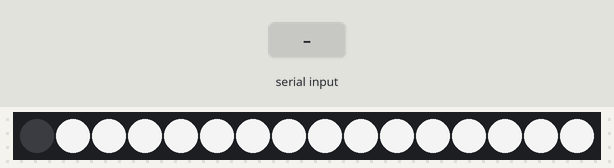
Recording of a sketch running on a simulated Arduino Uno, built with avr-gcc and run on an emulated ATmega328P. On the bench: 16 RGB LEDs in strip order, left to right. Inputs (shaded band) come from the test bench. Dim RGB values are drawn brighter than linear.

Above: at 1.2 s.
1.3 s: "RED$" received over Serial
At 1.65 s:
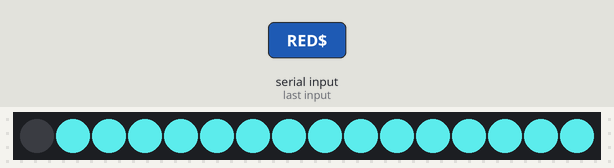
3.9 s: "GREEN$" received over Serial
At 4.06 s:
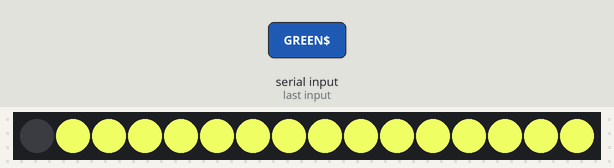
6.3 s: "RED$" received over Serial
At 6.46 s:
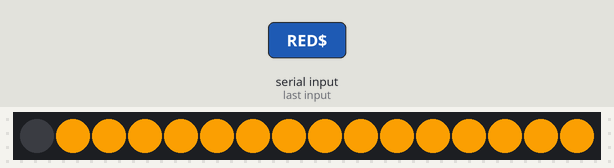
8.7 s: "BLUE$" received over Serial
At 8.87 s:
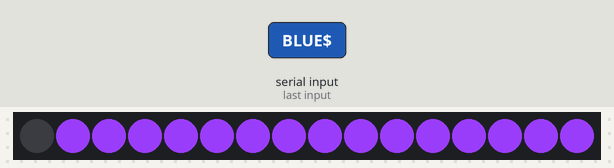
11.1 s: "BLUE$" received over Serial
At 12.78 s:
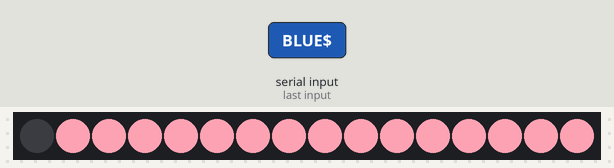
14.1 s: "GREEN$" received over Serial
At 16.39 s:
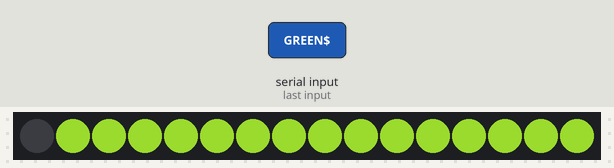
Timing chart, 0 to 17.9 s (numbered marks = the images above; inputs shaded):
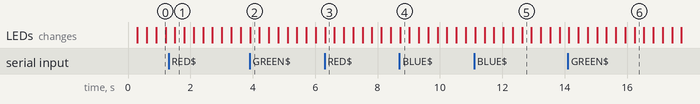

Measured:
- after the input at 1.3 s, the LEDs: change after 0.21 s (image 1)
- after the input at 3.9 s, the LEDs: change at once (image 2)
- after the input at 6.3 s, the LEDs: change at once (image 3)
- after the input at 8.7 s, the LEDs: change at once (image 4)
- after the input at 11.1 s, the LEDs: first change at once (image 5 shows a later state)
- after the input at 14.1 s, the LEDs: first change at once (image 6 shows a later state)

The sketch:

neo_pixel_controller.ino
```cpp
#include <Adafruit_NeoPixel.h>
#ifdef __AVR__
  #include <avr/power.h>
#endif

#define EOT '$'
#define LED 6

#define NUM_LEDS 16

Adafruit_NeoPixel strip = Adafruit_NeoPixel(NUM_LEDS, LED, NEO_GRBW + NEO_KHZ800);

char arr[100] = "";
int inchar, i=0, used=1;
char msg_res[100]="";
bool on = true;
bool _blink = false;
bool music = true;

byte R = 255;
byte G = 255;
byte B = 255;

void setup() {
  #if defined (__AVR_ATtiny85__)
    if (F_CPU == 16000000) clock_prescale_set(clock_div_1);
  #endif
  strip.begin();
  strip.show();
  Serial.begin(9600);
}

void loop() {
  int k;

  Get_Message();
  Read_Message();
  Blink_LED();

  for(int p=1;p<=NUM_LEDS;p++)
    strip.setPixelColor(p, strip.Color(R,G,B));

  strip.show();
}

void Blink_LED(){
  static bool bright = true;

  R--; G--; B--;
}

void Read_Message(){
  while(used==0){
    if(strcmp(arr,"LED$")==0){
      if(on)
        on = false;
      else
        on = true;
    }
    else if(strcmp(arr,"RED$")==0){
      if(R==255)
        R = 0;
      else
        R = 255;
    }
    else if(strcmp(arr,"GREEN$")==0){
      if(G==255)
        G = 0;
      else
        G = 255;
    }
    else if(strcmp(arr,"BLUE$")==0){
      if(B==255)
        B = 0;
      else
        B = 255;
    }
    else if(strcmp(arr,"BLINK$")==0){
      if(_blink)
        _blink = false;
      else
        _blink = true;
    }
    else if(strcmp(arr,"MUSIC$")==0){
      if(music)
        music = false;
      else
        music = true;
    }

    used = 1;
    i = 0;

    memset(arr, 0, 100);
  }
}

void Get_Message(){
  while(Serial.available()>0){
    inchar = Serial.read();
    arr[i] = (char)inchar;

    if(arr[i]==EOT)
      used = 0;

    i++;
  }
}
```
